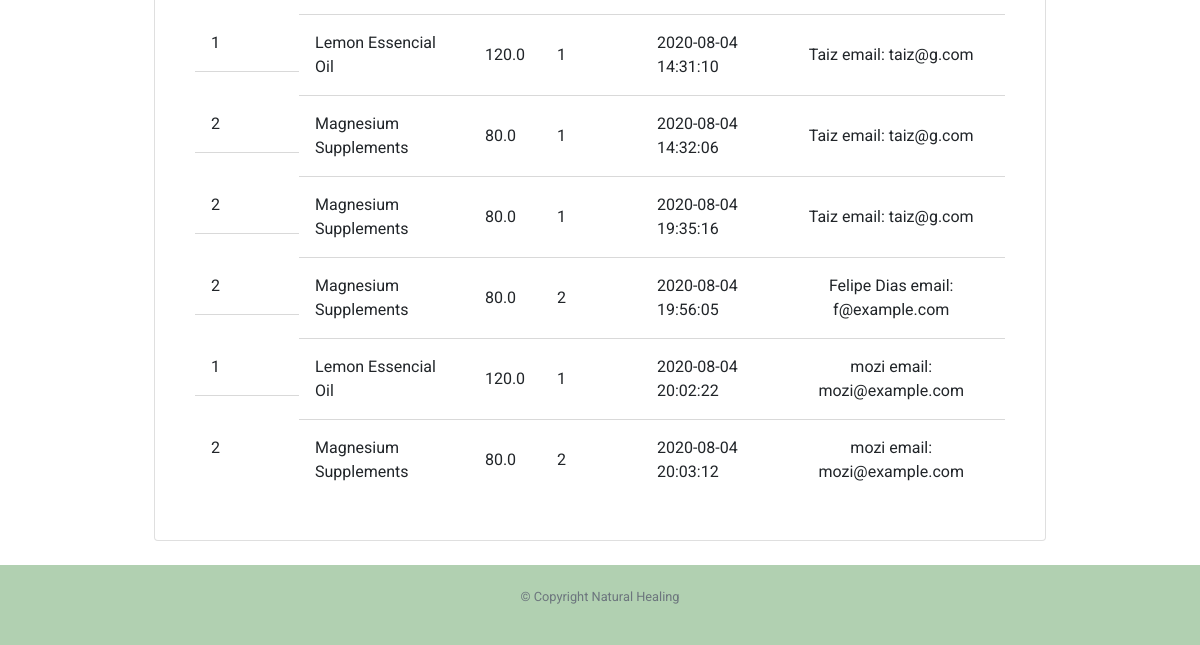
The app's page /sales (signed in, lower part), older data.
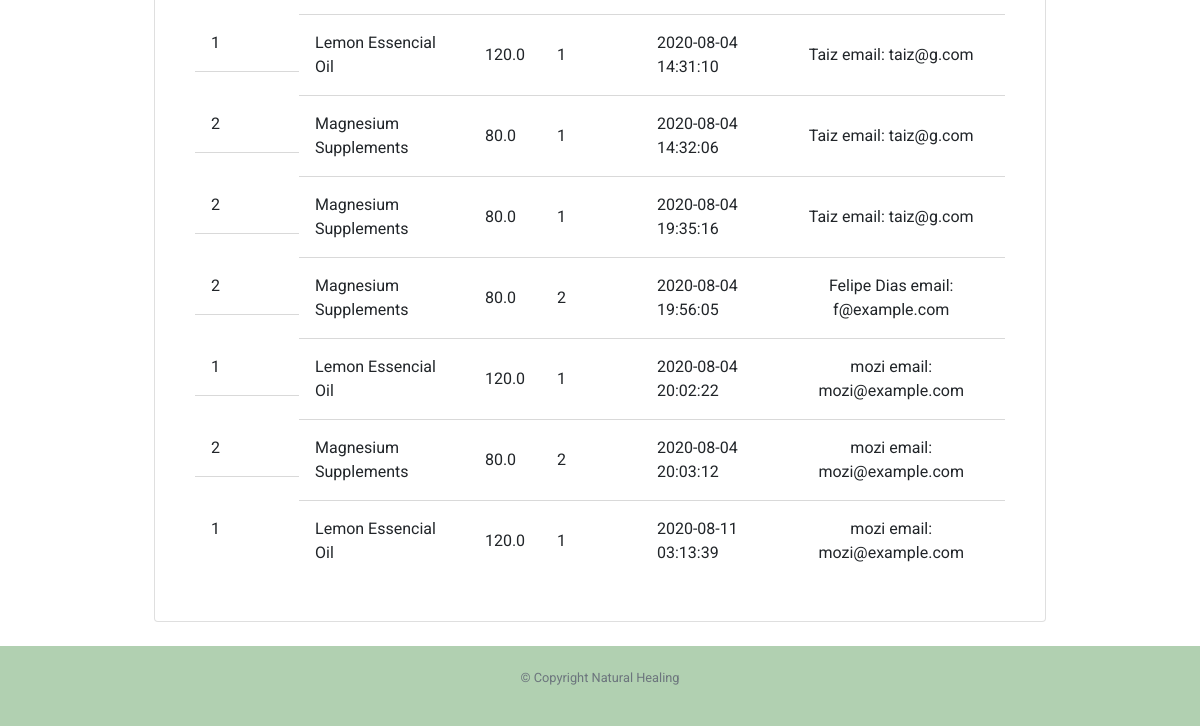
The same page, newer data.
### tables this page shows
CREATE TABLE 'products' (
                    'id' INTEGER PRIMARY KEY AUTOINCREMENT NOT NULL,
					'img' text,
                    'title' text NOT NULL,
					'description' text NOT NULL,
                    'user_id' INTEGER NOT NULL,
                    'category_id' INTEGER NOT NULL, 'price' REAL, "quantity" INTEGER DEFAULT  10,
					FOREIGN KEY (category_id) REFERENCES category(id)
					FOREIGN KEY (user_id) REFERENCES users(id)
					);

CREATE TABLE 'sales' (
                    'id' INTEGER PRIMARY KEY AUTOINCREMENT NOT NULL,
                    'product_id' INTEGER NOT NULL,
					'user_id' INTEGER NOT NULL,
                    'quantity' INTEGER NOT NULL,
                    'created_at' DATETIME NOT NULL DEFAULT CURRENT_TIMESTAMP,
					FOREIGN KEY (product_id) REFERENCES products(id),
					FOREIGN KEY (user_id) REFERENCES users(id)
					);

CREATE TABLE 'users' (
                    'id' INTEGER PRIMARY KEY AUTOINCREMENT NOT NULL,
                    'name' text NOT NULL,
                    'email' text UNIQUE NOT NULL,
                    'hash' text NOT NULL,
                    'status', text NOT NULL DEFAULT "client",
                    'created_at' DATETIME NOT NULL DEFAULT CURRENT_TIMESTAMP );

### app.py (the view)
@app.route("/sales")
@login_required
def sales():
    try:
        cur.execute("SELECT products.id,products.title, products.price,sales.quantity,sales.created_at, users.name, users.email, users.status FROM sales JOIN products ON products.id = sales.product_id JOIN users ON sales.user_id = users.id WHERE products.id = sales.product_id ")
        sales = cur.fetchall()
        user_id = [session["user_id"]]
        cur.execute("SELECT status FROM users WHERE id = (?)", user_id)
        status = cur.fetchall()
        status = status[0][0]
        if status == "company":
            return render_template("product/sales.html", sales = sales, nrs = len(sales))
        else:
            return redirect("/products/cart")
    except Exception as error:
        print(error)
        return redirect("/products")

### app.py (called while the page is built)
@app.after_request
def after_request(response):
    response.headers["Cache-Control"] = "no-cache, no-store, must-revalidate"
    response.headers["Expires"] = 0
    response.headers["Pragma"] = "no-cache"
    return response

### utils.py (called while the page is built)
def login_required(f):
    @wraps(f)
    def decorated_function(*args, **kwargs):
        if session.get("user_id") is None:
            return redirect("/login")
        return f(*args, **kwargs)
    return decorated_function

### templates/product/sales.html (shortened to what this page needs)
{% extends "layout.html" %}
{% block main %}
<div class="card table-container">
        <table width="100%">
    <tbody>
    {%for i in range (nrs) %}
        <tr>
            <td>{{sales[i][0]}}</td>
            <td >{{sales[i][1]}}</td>
            <td >{{sales[i][2]}}</td>
            <td >{{sales[i][3]}}</td>
            <td >{{sales[i][4]}}</td>
            <td ><span>{{sales[i][5]}} email: </span>{{sales[i][6]}} </td>
        </tr>
    {%endfor%}
        </tbody>
    </table>
</div>
{% endblock %}

### templates/layout.html (shortened to what this page needs)
<!DOCTYPE html>
<html lang="en">
    <head>
        <link href="https://maxcdn.bootstrapcdn.com/bootstrap/4.1.3/css/bootstrap.min.css" rel="stylesheet">
        <link href="/static/styles.css" rel="stylesheet">
    </head>
    <body>
        <main class="container p-4">
            {% block main %}{% endblock %}
        </main>
        <footer class="small text-center text-muted">
            <p>&copy; Copyright Natural Healing</p>
        </footer>
    </body>
</html>

### static/styles.css (style rules this page uses)
body { font-family: 'Roboto', sans-serif; }
footer { margin-top: auto; }
header, footer { background-color: rgba(159, 197, 159, 0.808); color: white; font-weight: bold; width: 100%; text-align: center; }
footer { padding: 1.4rem 0; align-items: center; justify-content: center; }
.container { width: 100vw; max-width: 940px; }
.table-container { display: block; padding: 40px; box-sizing: border-box; }
.table-container table { border-spacing: 0; }
tbody tr:last-child td { border-bottom: none; }
tbody tr td:first-child { display: grid; grid-template-columns: 64px 1fr; align-items: center; }
.table-container thead tr th:last-child, td:last-child { text-align: center; }

Row changes from the older to the newer data that the page shows:
added sales: quantity "1", created_at "2020-08-11 03:13:39"
Text that changed along with them:
new list line: "1 Lemon Essencial Oil 120.0"
new list line: "mozi mozi@example.com"
new list line: "email:"
